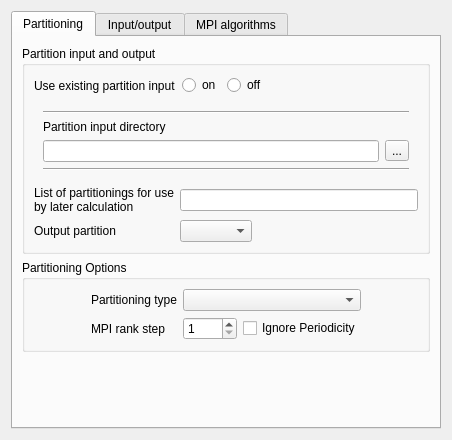
<?xml version="1.0" encoding="UTF-8"?>
<ui version="4.0">
 <class>PerformanceTuningForm</class>
 <widget class="QWidget" name="PerformanceTuningForm">
  <property name="geometry">
   <rect>
    <x>0</x>
    <y>0</y>
    <width>452</width>
    <height>440</height>
   </rect>
  </property>
  <property name="windowTitle">
   <string>Form</string>
  </property>
  <layout class="QGridLayout">
   <item row="0" column="0">
    <widget class="QTabWidget" name="tabWidget">
     <property name="currentIndex">
      <number>0</number>
     </property>
     <widget class="QWidget" name="tabPartition">
      <attribute name="title">
       <string>Partitioning</string>
      </attribute>
      <layout class="QGridLayout" name="gridLayout_3">
       <item row="2" column="0">
        <spacer name="verticalSpacer">
         <property name="orientation">
          <enum>Qt::Vertical</enum>
         </property>
         <property name="sizeHint" stdset="0">
          <size>
           <width>20</width>
           <height>0</height>
          </size>
         </property>
        </spacer>
       </item>
       <item row="0" column="0">
        <widget class="QGroupBox" name="groupBox">
         <property name="title">
          <string>Partition input and output</string>
         </property>
         <layout class="QGridLayout" name="gridLayout_4">
          <item row="3" column="1">
           <widget class="QComboBox" name="comboBox_PartOutput"/>
          </item>
          <item row="3" column="0">
           <widget class="QLabel" name="label_2">
            <property name="text">
             <string>Output partition</string>
            </property>
           </widget>
          </item>
          <item row="2" column="0">
           <widget class="QLabel" name="label_5">
            <property name="toolTip">
             <string>&lt;html&gt;&lt;head/&gt;&lt;body&gt;&lt;p&gt;&lt;span style=&quot; font-size:9pt;&quot;&gt;For each integer in this white-space separated list, a partitioning for the given number of MPI ranks will be computed and output.&lt;/span&gt;&lt;/p&gt;&lt;/body&gt;&lt;/html&gt;</string>
            </property>
            <property name="text">
             <string>List of partitionings for use
by later calculation</string>
            </property>
           </widget>
          </item>
          <item row="3" column="2">
           <spacer name="horizontalSpacer_3">
            <property name="orientation">
             <enum>Qt::Horizontal</enum>
            </property>
            <property name="sizeHint" stdset="0">
             <size>
              <width>40</width>
              <height>20</height>
             </size>
            </property>
           </spacer>
          </item>
          <item row="2" column="1" colspan="2">
           <widget class="QLineEdit" name="lineEdit_PartList">
            <property name="toolTip">
             <string>&lt;html&gt;&lt;head/&gt;&lt;body&gt;&lt;p&gt;&lt;span style=&quot; font-size:9pt;&quot;&gt;For each integer in this white-space separated list, a partitioning for the given number of MPI ranks will be computed and output.&lt;/span&gt;&lt;/p&gt;&lt;/body&gt;&lt;/html&gt;</string>
            </property>
           </widget>
          </item>
          <item row="0" column="0" colspan="3">
           <layout class="QHBoxLayout" name="horizontalLayout_3">
            <item>
             <widget class="QLabel" name="label">
              <property name="toolTip">
               <string>&lt;html&gt;&lt;head/&gt;&lt;body&gt;&lt;p&gt;&lt;span style=&quot; font-size:9pt;&quot;&gt;Use existing partition input file if available, or recompute partitioning.&lt;/span&gt;&lt;/p&gt;&lt;/body&gt;&lt;/html&gt;</string>
              </property>
              <property name="text">
               <string>Use existing partition input</string>
              </property>
             </widget>
            </item>
            <item>
             <widget class="QRadioButton" name="radioButtonYes">
              <property name="toolTip">
               <string>&lt;html&gt;&lt;head/&gt;&lt;body&gt;&lt;p&gt;&lt;span style=&quot; font-size:9pt;&quot;&gt;Use existing partition input file if available, or recompute partitioning.&lt;/span&gt;&lt;/p&gt;&lt;/body&gt;&lt;/html&gt;</string>
              </property>
              <property name="text">
               <string>on</string>
              </property>
             </widget>
            </item>
            <item>
             <widget class="QRadioButton" name="radioButtonNo">
              <property name="toolTip">
               <string>&lt;html&gt;&lt;head/&gt;&lt;body&gt;&lt;p&gt;&lt;span style=&quot; font-size:9pt;&quot;&gt;Use existing partition input file if available, or recompute partitioning.&lt;/span&gt;&lt;/p&gt;&lt;/body&gt;&lt;/html&gt;</string>
              </property>
              <property name="text">
               <string>off</string>
              </property>
             </widget>
            </item>
            <item>
             <spacer>
              <property name="orientation">
               <enum>Qt::Horizontal</enum>
              </property>
              <property name="sizeHint" stdset="0">
               <size>
                <width>21</width>
                <height>21</height>
               </size>
              </property>
             </spacer>
            </item>
           </layout>
          </item>
          <item row="1" column="0" colspan="3">
           <widget class="QFrame" name="framePartInputDir">
            <property name="frameShape">
             <enum>QFrame::NoFrame</enum>
            </property>
            <property name="frameShadow">
             <enum>QFrame::Raised</enum>
            </property>
            <layout class="QVBoxLayout" name="verticalLayout">
             <item>
              <widget class="Line" name="line_2">
               <property name="orientation">
                <enum>Qt::Horizontal</enum>
               </property>
              </widget>
             </item>
             <item>
              <widget class="QLabel" name="labelPartitionDir">
               <property name="toolTip">
                <string>&lt;html&gt;&lt;head/&gt;&lt;body&gt;&lt;p&gt;&lt;span style=&quot; font-size:9pt;&quot;&gt;Selection of the &lt;/span&gt;&lt;span style=&quot; font-size:9pt; font-weight:600;&quot;&gt;partition_input&lt;/span&gt;&lt;span style=&quot; font-size:9pt;&quot;&gt; directory.&lt;/span&gt;&lt;/p&gt;&lt;/body&gt;&lt;/html&gt;</string>
               </property>
               <property name="text">
                <string>Partition input directory</string>
               </property>
              </widget>
             </item>
             <item>
              <layout class="QHBoxLayout" name="horizontalLayout_2">
               <item>
                <widget class="QLineEdit" name="lineEditPartInputDir">
                 <property name="sizePolicy">
                  <sizepolicy hsizetype="Expanding" vsizetype="Preferred">
                   <horstretch>0</horstretch>
                   <verstretch>0</verstretch>
                  </sizepolicy>
                 </property>
                 <property name="minimumSize">
                  <size>
                   <width>330</width>
                   <height>0</height>
                  </size>
                 </property>
                 <property name="toolTip">
                  <string>&lt;html&gt;&lt;head/&gt;&lt;body&gt;&lt;p&gt;&lt;span style=&quot; font-size:9pt;&quot;&gt;Selection of the &lt;/span&gt;&lt;span style=&quot; font-size:9pt; font-weight:600;&quot;&gt;partition_input&lt;/span&gt;&lt;span style=&quot; font-size:9pt;&quot;&gt; directory.&lt;/span&gt;&lt;/p&gt;&lt;/body&gt;&lt;/html&gt;</string>
                 </property>
                </widget>
               </item>
               <item>
                <widget class="QToolButton" name="toolButton_PartInputDir">
                 <property name="toolTip">
                  <string>&lt;html&gt;&lt;head/&gt;&lt;body&gt;&lt;p&gt;&lt;span style=&quot; font-size:9pt;&quot;&gt;Selection of the &lt;/span&gt;&lt;span style=&quot; font-size:9pt; font-weight:600;&quot;&gt;partition_input&lt;/span&gt;&lt;span style=&quot; font-size:9pt;&quot;&gt; directory.&lt;/span&gt;&lt;/p&gt;&lt;/body&gt;&lt;/html&gt;</string>
                 </property>
                 <property name="text">
                  <string>...</string>
                 </property>
                 <property name="icon">
                  <iconset resource="resources_pages.qrc">
                   <normaloff>:/new/prefix1/icons/22x22/document-open.png</normaloff>:/new/prefix1/icons/22x22/document-open.png</iconset>
                 </property>
                </widget>
               </item>
              </layout>
             </item>
             <item>
              <widget class="Line" name="line">
               <property name="orientation">
                <enum>Qt::Horizontal</enum>
               </property>
              </widget>
             </item>
            </layout>
           </widget>
          </item>
         </layout>
        </widget>
       </item>
       <item row="1" column="0">
        <widget class="QGroupBox" name="gridGroupBox">
         <property name="autoFillBackground">
          <bool>false</bool>
         </property>
         <property name="title">
          <string>Partitioning Options</string>
         </property>
         <property name="flat">
          <bool>false</bool>
         </property>
         <layout class="QGridLayout" name="gridLayout_2">
          <item row="0" column="0">
           <spacer name="horizontalSpacer">
            <property name="orientation">
             <enum>Qt::Horizontal</enum>
            </property>
            <property name="sizeHint" stdset="0">
             <size>
              <width>40</width>
              <height>20</height>
             </size>
            </property>
           </spacer>
          </item>
          <item row="0" column="1">
           <layout class="QGridLayout" name="gridLayout">
            <item row="1" column="0">
             <widget class="QLabel" name="label_7">
              <property name="toolTip">
               <string>&lt;html&gt;&lt;head/&gt;&lt;body&gt;&lt;p&gt;&lt;span style=&quot; font-size:9pt;&quot;&gt;PT-SCOTCH or ParMETIS will run on &lt;/span&gt;&lt;span style=&quot; font-size:9pt; font-weight:600; font-style:italic;&quot;&gt;n_global_ranks&lt;/span&gt;&lt;span style=&quot; font-size:9pt;&quot;&gt;/&lt;/span&gt;&lt;span style=&quot; font-size:9pt; font-weight:600; font-style:italic;&quot;&gt;MPI_rank_step&lt;/span&gt;&lt;span style=&quot; font-size:9pt;&quot;&gt; ranks, so in case partitioning quality degradation with increasing number of ranks is observed or suspected, using a value &amp;gt; 1 should increase partition quality.&lt;/span&gt;&lt;/p&gt;&lt;p&gt;&lt;span style=&quot; font-size:9pt;&quot;&gt;In addition to running slower, using a too high value may lead to partitioning requiring more memory than is available on active ranks.&lt;/span&gt;&lt;/p&gt;&lt;/body&gt;&lt;/html&gt;</string>
              </property>
              <property name="text">
               <string>MPI rank step</string>
              </property>
             </widget>
            </item>
            <item row="1" column="3">
             <widget class="QCheckBox" name="checkBox_IgnorePerio">
              <property name="toolTip">
               <string>&lt;html&gt;&lt;head/&gt;&lt;body&gt;&lt;p&gt;&lt;span style=&quot; font-size:9pt;&quot;&gt;For graph-based partitionings, ignoring periodicity may slightly decrease partitioning quality, but may avoid degrading the performance of the mesh matching in case of couplings using the PLE library (such as SYRTHES, code_saturne, or neptune_cfd).&lt;/span&gt;&lt;/p&gt;&lt;/body&gt;&lt;/html&gt;</string>
              </property>
              <property name="text">
               <string>Ignore Periodicity</string>
              </property>
             </widget>
            </item>
            <item row="0" column="0">
             <widget class="QLabel" name="label_4">
              <property name="toolTip">
               <string>&lt;html&gt;&lt;head/&gt;&lt;body&gt;&lt;p&gt;&lt;span style=&quot; font-size:9pt;&quot;&gt;By default, graph-based partitioning is used if available (PT-SCOTCH or Par METIS in parallel, SCOTCH or METIS).&lt;/span&gt;&lt;/p&gt;&lt;/body&gt;&lt;/html&gt;</string>
              </property>
              <property name="text">
               <string>Partitioning type</string>
              </property>
             </widget>
            </item>
            <item row="0" column="2" colspan="2">
             <widget class="QComboBox" name="comboBox_PartType">
              <property name="toolTip">
               <string>&lt;html&gt;&lt;head/&gt;&lt;body&gt;&lt;p&gt;&lt;span style=&quot; font-size:9pt;&quot;&gt;By default, graph-based partitioning is used if available (PT-SCOTCH or Par METIS in parallel, SCOTCH or METIS).&lt;/span&gt;&lt;/p&gt;&lt;/body&gt;&lt;/html&gt;</string>
              </property>
             </widget>
            </item>
            <item row="1" column="2">
             <widget class="RankSpinBoxWidget" name="spinBoxRankStep">
              <property name="toolTip">
               <string>&lt;html&gt;&lt;head/&gt;&lt;body&gt;&lt;p&gt;&lt;span style=&quot; font-size:9pt;&quot;&gt;PT-SCOTCH or ParMETIS will run on &lt;/span&gt;&lt;span style=&quot; font-size:9pt; font-weight:600; font-style:italic;&quot;&gt;n_global_ranks&lt;/span&gt;&lt;span style=&quot; font-size:9pt; font-weight:600;&quot;/&gt;&lt;span style=&quot; font-size:9pt;&quot;&gt;/&lt;/span&gt;&lt;span style=&quot; font-size:9pt; font-weight:600;&quot;/&gt;&lt;span style=&quot; font-size:9pt; font-weight:600; font-style:italic;&quot;&gt;MPI_rank_step&lt;/span&gt;&lt;span style=&quot; font-size:9pt;&quot;&gt; ranks, so in case partitioning quality degradation with increasing number of ranks is observed or suspected, using a value &amp;gt; 1 should increase partition quality.&lt;/span&gt;&lt;/p&gt;&lt;p&gt;&lt;span style=&quot; font-size:9pt;&quot;&gt;In addition to running slower, using a too high value may lead to partitioning requiring more memory than is available on active ranks.&lt;/span&gt;&lt;/p&gt;&lt;/body&gt;&lt;/html&gt;</string>
              </property>
              <property name="minimum">
               <number>1</number>
              </property>
              <property name="maximum">
               <number>1024</number>
              </property>
             </widget>
            </item>
           </layout>
          </item>
          <item row="0" column="2">
           <spacer name="horizontalSpacer_2">
            <property name="orientation">
             <enum>Qt::Horizontal</enum>
            </property>
            <property name="sizeHint" stdset="0">
             <size>
              <width>40</width>
              <height>20</height>
             </size>
            </property>
           </spacer>
          </item>
         </layout>
        </widget>
       </item>
      </layout>
      <zorder>verticalSpacer</zorder>
      <zorder>groupBox</zorder>
      <zorder>gridGroupBox</zorder>
     </widget>
     <widget class="QWidget" name="tabIO">
      <attribute name="title">
       <string>Input/output</string>
      </attribute>
      <layout class="QGridLayout" name="gridLayout_6">
       <item row="0" column="0">
        <widget class="QGroupBox" name="groupBox_2">
         <property name="toolTip">
          <string/>
         </property>
         <property name="title">
          <string>File block access options</string>
         </property>
         <layout class="QGridLayout" name="gridLayout_8">
          <item row="0" column="1">
           <layout class="QGridLayout" name="gridLayout_7">
            <item row="2" column="0">
             <widget class="QLabel" name="label_9">
              <property name="toolTip">
               <string>&lt;html&gt;&lt;head/&gt;&lt;body&gt;&lt;p&gt;&lt;span style=&quot; font-size:9pt;&quot;&gt;Using a value &amp;gt; 1 here, at most 1 of every &lt;/span&gt;&lt;span style=&quot; font-size:9pt; font-weight:600; font-style:italic;&quot;&gt;MPI_rank_step&lt;/span&gt;&lt;span style=&quot; font-size:9pt;&quot;&gt; ranks will participate in parallel IO and associated block distribution.&lt;/span&gt;&lt;/p&gt;&lt;p&gt;&lt;span style=&quot; font-size:9pt;&quot;&gt;This may increase performance in some cases, at the expense of increased memory use during IO operations for those ranks which do participate in block IO.&lt;/span&gt;&lt;/p&gt;&lt;/body&gt;&lt;/html&gt;</string>
              </property>
              <property name="text">
               <string>MPI rank step</string>
              </property>
             </widget>
            </item>
            <item row="0" column="1" colspan="3">
             <widget class="QComboBox" name="comboBox_IORead">
              <property name="toolTip">
               <string>&lt;html&gt;&lt;head/&gt;&lt;body&gt;&lt;p&gt;&lt;span style=&quot; font-size:9pt;&quot;&gt;File block access options define the way files containing distributable data such as mesh input, partition input, and restart files are read.&lt;/span&gt;&lt;/p&gt;&lt;p&gt;&lt;span style=&quot; font-size:9pt;&quot;&gt;In parallel, metadata is usually read only by one rank, and broadcast to others, but input of block data may be handled in several manners. By default, collective MPI IO is used if available.&lt;/span&gt;&lt;/p&gt;&lt;p&gt;&lt;span style=&quot; font-size:9pt;&quot;&gt;Additional, advanced options may be available through the user functions to be found in &lt;/span&gt;&lt;span style=&quot; font-size:9pt; font-style:italic;&quot;&gt;cs_user_performance_tuning.c.&lt;/span&gt;&lt;/p&gt;&lt;/body&gt;&lt;/html&gt;</string>
              </property>
             </widget>
            </item>
            <item row="0" column="0">
             <widget class="QLabel" name="label_10">
              <property name="toolTip">
               <string>&lt;html&gt;&lt;head/&gt;&lt;body&gt;&lt;p&gt;&lt;span style=&quot; font-size:9pt;&quot;&gt;File block access options define the way files containing distributable data such as mesh input, partition input, and restart files are read.&lt;/span&gt;&lt;/p&gt;&lt;p&gt;&lt;span style=&quot; font-size:9pt;&quot;&gt;In parallel, metadata is usually read only by one rank, and broadcast to others, but output of block data may be handled in several manners. By default, collective MPI IO is used if available.&lt;/span&gt;&lt;/p&gt;&lt;p&gt;&lt;span style=&quot; font-size:9pt;&quot;&gt;Additional, advanced options may be available through the user functions to be found in &lt;/span&gt;&lt;span style=&quot; font-size:9pt; font-style:italic;&quot;&gt;cs_user_performance_tuning.c.&lt;/span&gt;&lt;/p&gt;&lt;/body&gt;&lt;/html&gt;</string>
              </property>
              <property name="text">
               <string>Read method</string>
              </property>
             </widget>
            </item>
            <item row="1" column="0">
             <widget class="QLabel" name="label_11">
              <property name="toolTip">
               <string>&lt;html&gt;&lt;head/&gt;&lt;body&gt;&lt;p&gt;&lt;span style=&quot; font-size:9pt;&quot;&gt;File block access options define the way files containing distributable data such as mesh output, partition output, and restart files are written.&lt;/span&gt;&lt;/p&gt;&lt;p&gt;&lt;span style=&quot; font-size:9pt;&quot;&gt;By default, collective MPI IO is used if available.&lt;/span&gt;&lt;/p&gt;&lt;p&gt;&lt;span style=&quot; font-size:9pt;&quot;&gt;Additional, advanced options may be available through the user functions to be found in &lt;/span&gt;&lt;span style=&quot; font-size:9pt; font-style:italic;&quot;&gt;cs_user_performance_tuning.c.&lt;/span&gt;&lt;/p&gt;&lt;/body&gt;&lt;/html&gt;</string>
              </property>
              <property name="text">
               <string>Write method</string>
              </property>
             </widget>
            </item>
            <item row="1" column="1" colspan="3">
             <widget class="QComboBox" name="comboBox_IOWrite">
              <property name="toolTip">
               <string>&lt;html&gt;&lt;head/&gt;&lt;body&gt;&lt;p&gt;&lt;span style=&quot; font-size:9pt;&quot;&gt;File block access options define the way files containing distributable data such as mesh output, partition output, and restart files are written.&lt;/span&gt;&lt;/p&gt;&lt;p&gt;&lt;span style=&quot; font-size:9pt;&quot;&gt;By default, collective MPI IO is used if available.&lt;/span&gt;&lt;/p&gt;&lt;p&gt;&lt;span style=&quot; font-size:9pt;&quot;&gt;Additional, advanced options may be available through the user functions to be found in &lt;/span&gt;&lt;span style=&quot; font-size:9pt; font-style:italic;&quot;&gt;cs_user_performance_tuning.c.&lt;/span&gt;&lt;/p&gt;&lt;/body&gt;&lt;/html&gt;</string>
              </property>
             </widget>
            </item>
            <item row="2" column="2" colspan="2">
             <spacer name="horizontalSpacer_4">
              <property name="orientation">
               <enum>Qt::Horizontal</enum>
              </property>
              <property name="sizeHint" stdset="0">
               <size>
                <width>120</width>
                <height>20</height>
               </size>
              </property>
             </spacer>
            </item>
            <item row="3" column="0">
             <widget class="QLabel" name="label_3">
              <property name="toolTip">
               <string>&lt;html&gt;&lt;head/&gt;&lt;body&gt;&lt;p&gt;&lt;span style=&quot; font-size:9pt;&quot;&gt;Using a value &amp;gt; 1 here, data will be distributed by blocks such as the minimum size of non-empty blocks will by equal to the prescibed value, the last block being possibly smaller.&lt;/span&gt;&lt;/p&gt;&lt;p&gt;&lt;span style=&quot; font-size:9pt;&quot;&gt;This limits the number of active blocks to a value proportional to the data size (mitigating latency issues for small data sets, while not requiring too much local memory).&lt;/span&gt;&lt;/p&gt;&lt;/body&gt;&lt;/html&gt;</string>
              </property>
              <property name="text">
               <string>Minimum block size</string>
              </property>
             </widget>
            </item>
            <item row="2" column="1">
             <widget class="RankSpinBoxWidget" name="spinBoxIORankStep">
              <property name="toolTip">
               <string>&lt;html&gt;&lt;head/&gt;&lt;body&gt;&lt;p&gt;&lt;span style=&quot; font-size:9pt;&quot;&gt;Using a value &amp;gt; 1 here, at most 1 of every &lt;/span&gt;&lt;span style=&quot; font-size:9pt; font-weight:600; font-style:italic;&quot;&gt;MPI_rank_step&lt;/span&gt;&lt;span style=&quot; font-size:9pt;&quot;&gt; ranks will participate in parallel IO and associated block distribution.&lt;/span&gt;&lt;/p&gt;&lt;p&gt;&lt;span style=&quot; font-size:9pt;&quot;&gt;This may increase performance in some cases, at the expense of increased memory use during IO operations for those ranks which do participate in block IO.&lt;/span&gt;&lt;/p&gt;&lt;/body&gt;&lt;/html&gt;</string>
              </property>
              <property name="minimum">
               <number>1</number>
              </property>
              <property name="maximum">
               <number>1024</number>
              </property>
             </widget>
            </item>
            <item row="3" column="1" colspan="2">
             <widget class="BufferSpinBoxWidget" name="spinBoxIOMinBlockSize">
              <property name="toolTip">
               <string>&lt;html&gt;&lt;head/&gt;&lt;body&gt;&lt;p&gt;&lt;span style=&quot; font-size:9pt;&quot;&gt;Using a value &amp;gt; 1 here, data will be distributed by blocks such as the minimum size of non-empty blocks will by equal to the prescibed value, the last block being possibly smaller.&lt;/span&gt;&lt;/p&gt;&lt;p&gt;&lt;span style=&quot; font-size:9pt;&quot;&gt;This limits the number of active blocks to a value proportional to the data size (mitigating latency issues for small data sets, while not requiring too much local memory).&lt;/span&gt;&lt;/p&gt;&lt;/body&gt;&lt;/html&gt;</string>
              </property>
              <property name="minimum">
               <number>0</number>
              </property>
              <property name="maximum">
               <number>1073741824</number>
              </property>
             </widget>
            </item>
           </layout>
          </item>
          <item row="1" column="1">
           <spacer name="verticalSpacer_2">
            <property name="orientation">
             <enum>Qt::Vertical</enum>
            </property>
            <property name="sizeHint" stdset="0">
             <size>
              <width>20</width>
              <height>40</height>
             </size>
            </property>
           </spacer>
          </item>
          <item row="0" column="0">
           <spacer name="horizontalSpacer_5">
            <property name="orientation">
             <enum>Qt::Horizontal</enum>
            </property>
            <property name="sizeHint" stdset="0">
             <size>
              <width>40</width>
              <height>20</height>
             </size>
            </property>
           </spacer>
          </item>
          <item row="0" column="2">
           <spacer name="horizontalSpacer_6">
            <property name="orientation">
             <enum>Qt::Horizontal</enum>
            </property>
            <property name="sizeHint" stdset="0">
             <size>
              <width>40</width>
              <height>20</height>
             </size>
            </property>
           </spacer>
          </item>
         </layout>
        </widget>
       </item>
      </layout>
     </widget>
     <widget class="QWidget" name="tab">
      <attribute name="title">
       <string>MPI algorithms</string>
      </attribute>
      <layout class="QGridLayout" name="gridLayout_5">
       <item row="0" column="1">
        <widget class="QComboBox" name="comboBox_AllToAll">
         <property name="toolTip">
          <string>&lt;html&gt;&lt;head/&gt;&lt;body&gt;&lt;p&gt;By default, data movement uses &lt;span style=&quot; font-style:italic;&quot;&gt;MPI_Alltoall&lt;/span&gt; to exchange message counts and &lt;span style=&quot; font-style:italic;&quot;&gt;MPI_Alltoallv&lt;/span&gt; to exchange data.&lt;/p&gt;&lt;p&gt;A Crystal Router algorithm may be used instead. This algorithm exhibits lower performance on small processor counts, but better scalability and performance at high processor counts. It should also avoid stalling issues observed on some systems.&lt;/p&gt;&lt;/body&gt;&lt;/html&gt;</string>
         </property>
        </widget>
       </item>
       <item row="0" column="2">
        <spacer name="horizontalSpacer_7">
         <property name="orientation">
          <enum>Qt::Horizontal</enum>
         </property>
         <property name="sizeHint" stdset="0">
          <size>
           <width>40</width>
           <height>20</height>
          </size>
         </property>
        </spacer>
       </item>
       <item row="1" column="0">
        <spacer name="verticalSpacer_3">
         <property name="orientation">
          <enum>Qt::Vertical</enum>
         </property>
         <property name="sizeHint" stdset="0">
          <size>
           <width>20</width>
           <height>40</height>
          </size>
         </property>
        </spacer>
       </item>
       <item row="0" column="0">
        <widget class="QLabel" name="label_alltoall">
         <property name="toolTip">
          <string>&lt;html&gt;&lt;head/&gt;&lt;body&gt;&lt;p&gt;By default, data movement uses &lt;span style=&quot; font-style:italic;&quot;&gt;MPI_Alltoall&lt;/span&gt; to exchange message counts and &lt;span style=&quot; font-style:italic;&quot;&gt;MPI_Alltoallv&lt;/span&gt; to exchange data.&lt;/p&gt;&lt;p&gt;A Crystal Router algorithm may be used instead. This algorithm exhibits lower performance on small processor counts, but better scalability and performance at high processor counts. It should also avoid stalling issues observed on some systems.&lt;/p&gt;&lt;/body&gt;&lt;/html&gt;</string>
         </property>
         <property name="text">
          <string>All to all data movement </string>
         </property>
        </widget>
       </item>
      </layout>
     </widget>
    </widget>
   </item>
  </layout>
 </widget>
 <customwidgets>
  <customwidget>
   <class>RankSpinBoxWidget</class>
   <extends>QSpinBox</extends>
   <header>code_saturne.gui.base.QtPage</header>
  </customwidget>
  <customwidget>
   <class>BufferSpinBoxWidget</class>
   <extends>QSpinBox</extends>
   <header>code_saturne.gui.base.QtPage</header>
  </customwidget>
 </customwidgets>
 <resources>
  <include location="resources_pages.qrc"/>
 </resources>
 <connections/>
</ui>
